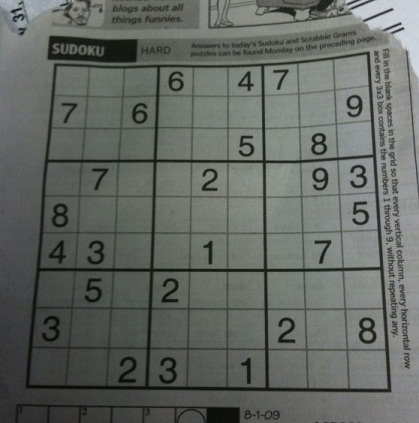
#> input picture 8. hafta/resim/sudoku.jpg, 419 x 423 px
$ python 7_resim_dondurme_rotate_ara_degerler.py
#> lines starting #> are read from the running program, lines starting #| are printed output that depends on the picture
import cv2 as cv
import matplotlib.pyplot as plt
import numpy as np

resim = cv.imread("resim/sudoku.jpg")
#> resim is the input picture: shape (423, 419, 3); mean B, G, R 98.9, 103.6, 99.4

def rotate_image(image, angle):
#> called with angle = 45
  image_center = tuple(np.array(image.shape[1::-1]) / 2)
#> image_center = (209.5, 211.5)
  rot_mat = cv.getRotationMatrix2D(image_center, angle, 1.0)
  result = cv.warpAffine(image, rot_mat, image.shape[1::-1], flags=cv.INTER_LINEAR)
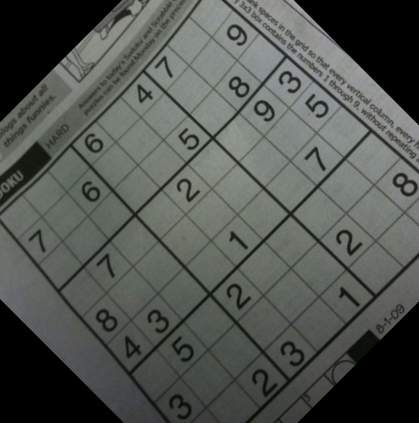
#> result: shape (423, 419, 3); mean B, G, R 80.5, 85, 81.1
  return result

yeni_resim_1 = rotate_image(resim, 45)
yeni_resim_2 = rotate_image(resim, 135)
#> call 2 of rotate_image, with angle = 135
#> in rotate_image (call 2), `result = cv.warpAffine(image, rot_mat, image.shape[1::-1], flags=cv.IN..`:
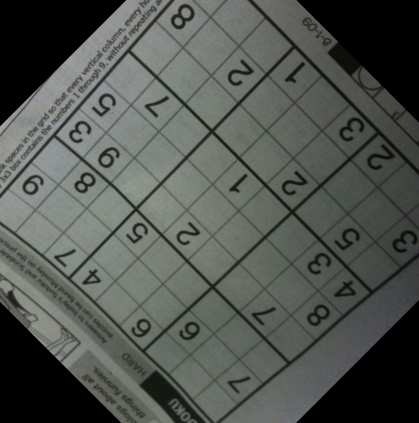
#> result: shape (423, 419, 3); mean B, G, R 80.6, 85.1, 81.2
yeni_resim_3 = rotate_image(resim, 215)
#> call 3 of rotate_image, with angle = 215
#> in rotate_image (call 3), `result = cv.warpAffine(image, rot_mat, image.shape[1::-1], flags=cv.IN..`:
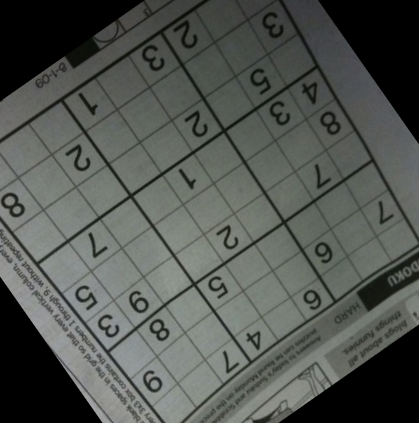
#> result: shape (423, 419, 3); mean B, G, R 81.1, 85.7, 81.8


titles = ['Gerçek', 'ROTATE_90_CLOCKWISE', 'ROTATE_180', 'ROTATE_90_COUNTERCLOCKWISE']
images = [resim, yeni_resim_1, yeni_resim_2, yeni_resim_3]

for i in range(4):
    plt.subplot(2, 2, i + 1)
    plt.imshow(images[i], 'gray')
    plt.title(titles[i], fontsize=8)
    plt.xticks([]), plt.yticks([])

plt.show()
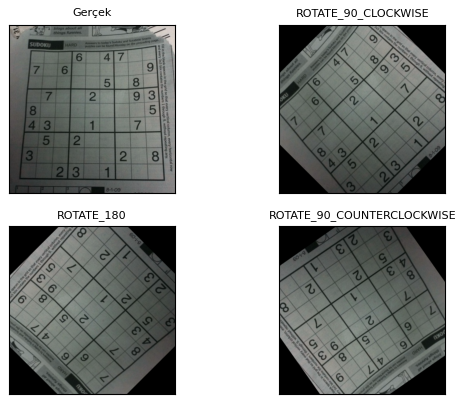
#> figure drawn by matplotlib, 4 panels; B, G, R data is drawn as R, G, B

$ run again, with 8. hafta/resim/manzara.jpg copied over 8. hafta/resim/sudoku.jpg
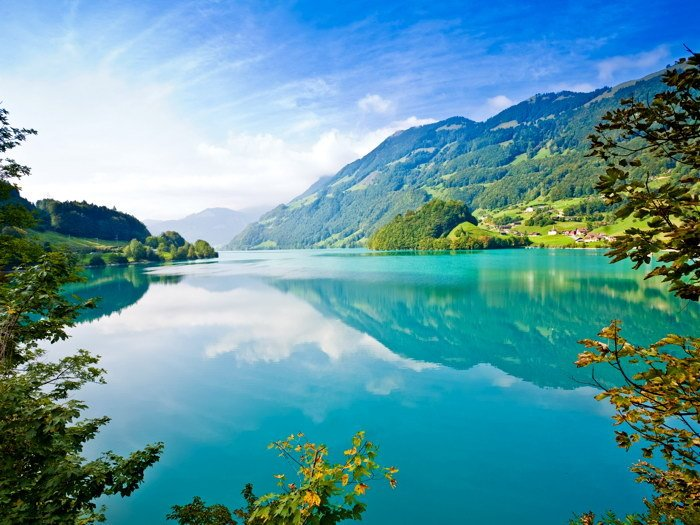
#> input picture 8. hafta/resim/manzara.jpg, 700 x 525 px
#> resim is the input picture: shape (525, 700, 3); mean B, G, R 163.8, 152.7, 93.6
#> in rotate_image (call 3), `result = cv.warpAffine(image, rot_mat, image.shape[1::-1], flags=cv.IN..`:
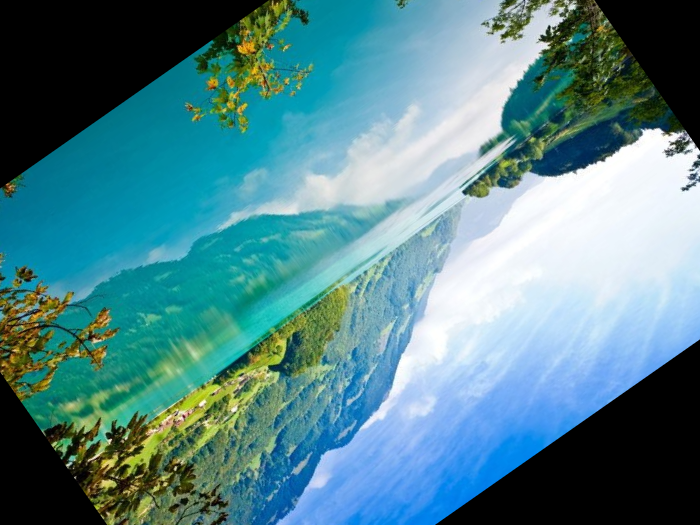
#> result: shape (525, 700, 3); mean B, G, R 140, 132.9, 83.2
#> `plt.show()`:
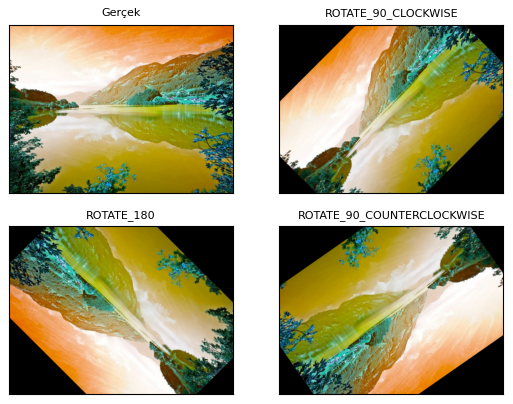
#> figure drawn by matplotlib, 4 panels; B, G, R data is drawn as R, G, B
